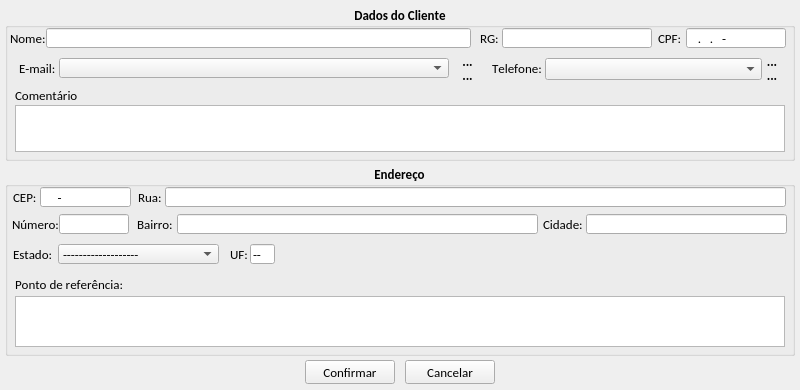
<?xml version="1.0" encoding="UTF-8"?>
<ui version="4.0">
 <class>tela_cadastro_cliente</class>
 <widget class="QMainWindow" name="tela_cadastro_cliente">
  <property name="windowModality">
   <enum>Qt::ApplicationModal</enum>
  </property>
  <property name="geometry">
   <rect>
    <x>0</x>
    <y>0</y>
    <width>800</width>
    <height>390</height>
   </rect>
  </property>
  <property name="minimumSize">
   <size>
    <width>800</width>
    <height>390</height>
   </size>
  </property>
  <property name="maximumSize">
   <size>
    <width>800</width>
    <height>390</height>
   </size>
  </property>
  <property name="windowTitle">
   <string>Cadastrar novo Cliente</string>
  </property>
  <property name="windowIcon">
   <iconset resource="imagens.qrc">
    <normaloff>:/img/img/logo_sex.png</normaloff>:/img/img/logo_sex.png</iconset>
  </property>
  <widget class="QWidget" name="centralwidget">
   <widget class="QGroupBox" name="gb_dados_cliente">
    <property name="geometry">
     <rect>
      <x>5</x>
      <y>5</y>
      <width>790</width>
      <height>156</height>
     </rect>
    </property>
    <property name="font">
     <font>
      <family>Calibri</family>
      <pointsize>10</pointsize>
      <weight>75</weight>
      <bold>true</bold>
      <kerning>false</kerning>
     </font>
    </property>
    <property name="title">
     <string>Dados do Cliente</string>
    </property>
    <property name="alignment">
     <set>Qt::AlignCenter</set>
    </property>
    <widget class="QLabel" name="lb_telefone">
     <property name="geometry">
      <rect>
       <x>487</x>
       <y>53</y>
       <width>50</width>
       <height>20</height>
      </rect>
     </property>
     <property name="font">
      <font>
       <family>Calibri</family>
       <pointsize>10</pointsize>
       <weight>50</weight>
       <bold>false</bold>
       <kerning>false</kerning>
      </font>
     </property>
     <property name="text">
      <string>Telefone:</string>
     </property>
    </widget>
    <widget class="QComboBox" name="cb_telefone">
     <property name="geometry">
      <rect>
       <x>540</x>
       <y>53</y>
       <width>217</width>
       <height>22</height>
      </rect>
     </property>
     <property name="maximumSize">
      <size>
       <width>16777215</width>
       <height>22</height>
      </size>
     </property>
     <property name="font">
      <font>
       <family>Calibri</family>
       <pointsize>10</pointsize>
       <weight>50</weight>
       <bold>false</bold>
       <kerning>false</kerning>
      </font>
     </property>
     <property name="editable">
      <bool>false</bool>
     </property>
     <property name="maxVisibleItems">
      <number>20</number>
     </property>
    </widget>
    <widget class="QLabel" name="lb_nome">
     <property name="geometry">
      <rect>
       <x>5</x>
       <y>23</y>
       <width>35</width>
       <height>20</height>
      </rect>
     </property>
     <property name="maximumSize">
      <size>
       <width>40</width>
       <height>20</height>
      </size>
     </property>
     <property name="font">
      <font>
       <family>Calibri</family>
       <pointsize>10</pointsize>
       <weight>50</weight>
       <bold>false</bold>
       <kerning>false</kerning>
      </font>
     </property>
     <property name="text">
      <string>Nome:</string>
     </property>
    </widget>
    <widget class="QLineEdit" name="le_nome">
     <property name="geometry">
      <rect>
       <x>41</x>
       <y>23</y>
       <width>425</width>
       <height>20</height>
      </rect>
     </property>
     <property name="sizePolicy">
      <sizepolicy hsizetype="Fixed" vsizetype="Fixed">
       <horstretch>0</horstretch>
       <verstretch>0</verstretch>
      </sizepolicy>
     </property>
     <property name="minimumSize">
      <size>
       <width>410</width>
       <height>20</height>
      </size>
     </property>
     <property name="maximumSize">
      <size>
       <width>500</width>
       <height>20</height>
      </size>
     </property>
     <property name="font">
      <font>
       <family>Calibri</family>
       <pointsize>10</pointsize>
       <weight>50</weight>
       <bold>false</bold>
       <kerning>false</kerning>
      </font>
     </property>
     <property name="text">
      <string/>
     </property>
     <property name="maxLength">
      <number>60</number>
     </property>
     <property name="readOnly">
      <bool>false</bool>
     </property>
    </widget>
    <widget class="QLabel" name="lb_cpf">
     <property name="geometry">
      <rect>
       <x>653</x>
       <y>23</y>
       <width>29</width>
       <height>20</height>
      </rect>
     </property>
     <property name="font">
      <font>
       <family>Calibri</family>
       <pointsize>10</pointsize>
       <weight>50</weight>
       <bold>false</bold>
       <kerning>false</kerning>
      </font>
     </property>
     <property name="text">
      <string>CPF:</string>
     </property>
    </widget>
    <widget class="QLineEdit" name="le_cpf">
     <property name="geometry">
      <rect>
       <x>681</x>
       <y>23</y>
       <width>100</width>
       <height>20</height>
      </rect>
     </property>
     <property name="sizePolicy">
      <sizepolicy hsizetype="Fixed" vsizetype="Fixed">
       <horstretch>0</horstretch>
       <verstretch>0</verstretch>
      </sizepolicy>
     </property>
     <property name="minimumSize">
      <size>
       <width>100</width>
       <height>20</height>
      </size>
     </property>
     <property name="maximumSize">
      <size>
       <width>100</width>
       <height>20</height>
      </size>
     </property>
     <property name="font">
      <font>
       <family>Calibri</family>
       <pointsize>10</pointsize>
       <weight>50</weight>
       <bold>false</bold>
       <kerning>false</kerning>
      </font>
     </property>
     <property name="inputMask">
      <string>000.000.000-00; </string>
     </property>
     <property name="text">
      <string>..-</string>
     </property>
     <property name="maxLength">
      <number>14</number>
     </property>
     <property name="readOnly">
      <bool>false</bool>
     </property>
    </widget>
    <widget class="QLabel" name="lb_rg">
     <property name="geometry">
      <rect>
       <x>475</x>
       <y>23</y>
       <width>22</width>
       <height>20</height>
      </rect>
     </property>
     <property name="font">
      <font>
       <family>Calibri</family>
       <pointsize>10</pointsize>
       <weight>50</weight>
       <bold>false</bold>
       <kerning>false</kerning>
      </font>
     </property>
     <property name="text">
      <string>RG:</string>
     </property>
    </widget>
    <widget class="QLineEdit" name="le_rg">
     <property name="geometry">
      <rect>
       <x>497</x>
       <y>23</y>
       <width>150</width>
       <height>20</height>
      </rect>
     </property>
     <property name="minimumSize">
      <size>
       <width>120</width>
       <height>20</height>
      </size>
     </property>
     <property name="maximumSize">
      <size>
       <width>200</width>
       <height>20</height>
      </size>
     </property>
     <property name="font">
      <font>
       <family>Calibri</family>
       <pointsize>10</pointsize>
       <weight>50</weight>
       <bold>false</bold>
       <kerning>false</kerning>
      </font>
     </property>
     <property name="inputMask">
      <string>00000000000000000000; </string>
     </property>
     <property name="text">
      <string/>
     </property>
     <property name="maxLength">
      <number>20</number>
     </property>
     <property name="cursorPosition">
      <number>20</number>
     </property>
     <property name="readOnly">
      <bool>false</bool>
     </property>
    </widget>
    <widget class="QLabel" name="lb_email">
     <property name="geometry">
      <rect>
       <x>14</x>
       <y>53</y>
       <width>40</width>
       <height>20</height>
      </rect>
     </property>
     <property name="font">
      <font>
       <family>Calibri</family>
       <pointsize>10</pointsize>
       <weight>50</weight>
       <bold>false</bold>
       <kerning>false</kerning>
      </font>
     </property>
     <property name="text">
      <string>E-mail:</string>
     </property>
    </widget>
    <widget class="QComboBox" name="cb_email">
     <property name="geometry">
      <rect>
       <x>54</x>
       <y>53</y>
       <width>390</width>
       <height>20</height>
      </rect>
     </property>
     <property name="maximumSize">
      <size>
       <width>450</width>
       <height>20</height>
      </size>
     </property>
     <property name="sizeIncrement">
      <size>
       <width>450</width>
       <height>20</height>
      </size>
     </property>
     <property name="font">
      <font>
       <family>Calibri</family>
       <pointsize>10</pointsize>
       <weight>50</weight>
       <bold>false</bold>
       <kerning>false</kerning>
      </font>
     </property>
     <property name="editable">
      <bool>false</bool>
     </property>
     <property name="maxCount">
      <number>60</number>
     </property>
    </widget>
    <widget class="QLabel" name="lb_comentario">
     <property name="geometry">
      <rect>
       <x>10</x>
       <y>80</y>
       <width>71</width>
       <height>20</height>
      </rect>
     </property>
     <property name="font">
      <font>
       <family>Calibri</family>
       <pointsize>10</pointsize>
       <weight>50</weight>
       <bold>false</bold>
       <kerning>false</kerning>
      </font>
     </property>
     <property name="text">
      <string>Comentário</string>
     </property>
    </widget>
    <widget class="QTextEdit" name="te_comentario">
     <property name="geometry">
      <rect>
       <x>10</x>
       <y>100</y>
       <width>770</width>
       <height>47</height>
      </rect>
     </property>
     <property name="font">
      <font>
       <weight>50</weight>
       <bold>false</bold>
      </font>
     </property>
     <property name="verticalScrollBarPolicy">
      <enum>Qt::ScrollBarAsNeeded</enum>
     </property>
     <property name="readOnly">
      <bool>false</bool>
     </property>
    </widget>
    <widget class="QToolButton" name="tb_mais_email">
     <property name="geometry">
      <rect>
       <x>450</x>
       <y>49</y>
       <width>25</width>
       <height>15</height>
      </rect>
     </property>
     <property name="text">
      <string>...</string>
     </property>
     <property name="icon">
      <iconset resource="imagens.qrc">
       <normaloff>:/img/img/mais.png</normaloff>:/img/img/mais.png</iconset>
     </property>
     <property name="iconSize">
      <size>
       <width>12</width>
       <height>12</height>
      </size>
     </property>
     <property name="autoRaise">
      <bool>true</bool>
     </property>
     <property name="arrowType">
      <enum>Qt::NoArrow</enum>
     </property>
    </widget>
    <widget class="QToolButton" name="tb_menos_email">
     <property name="geometry">
      <rect>
       <x>450</x>
       <y>63</y>
       <width>25</width>
       <height>15</height>
      </rect>
     </property>
     <property name="text">
      <string>...</string>
     </property>
     <property name="icon">
      <iconset resource="imagens.qrc">
       <normaloff>:/img/img/menos.png</normaloff>:/img/img/menos.png</iconset>
     </property>
     <property name="iconSize">
      <size>
       <width>12</width>
       <height>12</height>
      </size>
     </property>
     <property name="autoRaise">
      <bool>true</bool>
     </property>
    </widget>
    <widget class="QToolButton" name="tb_mais_telefone">
     <property name="geometry">
      <rect>
       <x>757</x>
       <y>49</y>
       <width>20</width>
       <height>15</height>
      </rect>
     </property>
     <property name="text">
      <string>...</string>
     </property>
     <property name="icon">
      <iconset resource="imagens.qrc">
       <normaloff>:/img/img/mais.png</normaloff>:/img/img/mais.png</iconset>
     </property>
     <property name="iconSize">
      <size>
       <width>12</width>
       <height>12</height>
      </size>
     </property>
     <property name="autoRaise">
      <bool>true</bool>
     </property>
     <property name="arrowType">
      <enum>Qt::NoArrow</enum>
     </property>
    </widget>
    <widget class="QToolButton" name="tb_menos_telefone">
     <property name="geometry">
      <rect>
       <x>757</x>
       <y>63</y>
       <width>20</width>
       <height>15</height>
      </rect>
     </property>
     <property name="text">
      <string>...</string>
     </property>
     <property name="icon">
      <iconset resource="imagens.qrc">
       <normaloff>:/img/img/menos.png</normaloff>:/img/img/menos.png</iconset>
     </property>
     <property name="iconSize">
      <size>
       <width>12</width>
       <height>12</height>
      </size>
     </property>
     <property name="autoRaise">
      <bool>true</bool>
     </property>
    </widget>
    <zorder>lb_cpf</zorder>
    <zorder>lb_telefone</zorder>
    <zorder>cb_telefone</zorder>
    <zorder>le_cpf</zorder>
    <zorder>lb_email</zorder>
    <zorder>cb_email</zorder>
    <zorder>lb_comentario</zorder>
    <zorder>te_comentario</zorder>
    <zorder>tb_mais_email</zorder>
    <zorder>tb_menos_email</zorder>
    <zorder>tb_mais_telefone</zorder>
    <zorder>tb_menos_telefone</zorder>
    <zorder>lb_nome</zorder>
    <zorder>le_nome</zorder>
    <zorder>lb_rg</zorder>
    <zorder>le_rg</zorder>
   </widget>
   <widget class="QGroupBox" name="gb_endereo">
    <property name="geometry">
     <rect>
      <x>5</x>
      <y>164</y>
      <width>790</width>
      <height>192</height>
     </rect>
    </property>
    <property name="font">
     <font>
      <family>Calibri</family>
      <pointsize>10</pointsize>
      <weight>75</weight>
      <bold>true</bold>
      <kerning>false</kerning>
     </font>
    </property>
    <property name="title">
     <string>Endereço</string>
    </property>
    <property name="alignment">
     <set>Qt::AlignCenter</set>
    </property>
    <widget class="QLineEdit" name="le_cep">
     <property name="geometry">
      <rect>
       <x>35</x>
       <y>23</y>
       <width>91</width>
       <height>20</height>
      </rect>
     </property>
     <property name="maximumSize">
      <size>
       <width>100</width>
       <height>20</height>
      </size>
     </property>
     <property name="font">
      <font>
       <family>Calibri</family>
       <pointsize>10</pointsize>
       <weight>50</weight>
       <bold>false</bold>
       <kerning>false</kerning>
      </font>
     </property>
     <property name="inputMask">
      <string>00000-000; </string>
     </property>
     <property name="text">
      <string>-</string>
     </property>
     <property name="frame">
      <bool>true</bool>
     </property>
     <property name="cursorPosition">
      <number>9</number>
     </property>
     <property name="readOnly">
      <bool>false</bool>
     </property>
    </widget>
    <widget class="QLabel" name="lb_cep">
     <property name="geometry">
      <rect>
       <x>8</x>
       <y>23</y>
       <width>27</width>
       <height>20</height>
      </rect>
     </property>
     <property name="font">
      <font>
       <family>Calibri</family>
       <pointsize>10</pointsize>
       <weight>50</weight>
       <bold>false</bold>
       <kerning>false</kerning>
      </font>
     </property>
     <property name="text">
      <string>CEP:</string>
     </property>
    </widget>
    <widget class="QLabel" name="lb_rua">
     <property name="geometry">
      <rect>
       <x>133</x>
       <y>23</y>
       <width>31</width>
       <height>20</height>
      </rect>
     </property>
     <property name="font">
      <font>
       <family>Calibri</family>
       <pointsize>10</pointsize>
       <weight>50</weight>
       <bold>false</bold>
       <kerning>false</kerning>
      </font>
     </property>
     <property name="text">
      <string>Rua:</string>
     </property>
    </widget>
    <widget class="QLineEdit" name="le_rua">
     <property name="geometry">
      <rect>
       <x>160</x>
       <y>23</y>
       <width>621</width>
       <height>20</height>
      </rect>
     </property>
     <property name="font">
      <font>
       <pointsize>10</pointsize>
       <weight>50</weight>
       <bold>false</bold>
       <kerning>false</kerning>
      </font>
     </property>
     <property name="text">
      <string/>
     </property>
     <property name="maxLength">
      <number>100</number>
     </property>
     <property name="cursorPosition">
      <number>0</number>
     </property>
     <property name="readOnly">
      <bool>false</bool>
     </property>
    </widget>
    <widget class="QLabel" name="lb_numero">
     <property name="geometry">
      <rect>
       <x>7</x>
       <y>50</y>
       <width>51</width>
       <height>20</height>
      </rect>
     </property>
     <property name="font">
      <font>
       <family>Calibri</family>
       <pointsize>10</pointsize>
       <weight>50</weight>
       <bold>false</bold>
       <kerning>false</kerning>
      </font>
     </property>
     <property name="text">
      <string>Número:</string>
     </property>
    </widget>
    <widget class="QLineEdit" name="le_numero">
     <property name="geometry">
      <rect>
       <x>54</x>
       <y>50</y>
       <width>70</width>
       <height>20</height>
      </rect>
     </property>
     <property name="font">
      <font>
       <pointsize>10</pointsize>
       <weight>50</weight>
       <bold>false</bold>
       <kerning>false</kerning>
      </font>
     </property>
     <property name="inputMask">
      <string>000000000; </string>
     </property>
     <property name="text">
      <string/>
     </property>
     <property name="maxLength">
      <number>9</number>
     </property>
     <property name="readOnly">
      <bool>false</bool>
     </property>
    </widget>
    <widget class="QLabel" name="lb_bairro">
     <property name="geometry">
      <rect>
       <x>132</x>
       <y>50</y>
       <width>46</width>
       <height>20</height>
      </rect>
     </property>
     <property name="font">
      <font>
       <weight>50</weight>
       <bold>false</bold>
       <kerning>false</kerning>
      </font>
     </property>
     <property name="text">
      <string>Bairro:</string>
     </property>
    </widget>
    <widget class="QLineEdit" name="le_bairro">
     <property name="geometry">
      <rect>
       <x>172</x>
       <y>50</y>
       <width>361</width>
       <height>20</height>
      </rect>
     </property>
     <property name="font">
      <font>
       <pointsize>10</pointsize>
       <weight>50</weight>
       <bold>false</bold>
       <kerning>false</kerning>
      </font>
     </property>
     <property name="text">
      <string/>
     </property>
     <property name="maxLength">
      <number>70</number>
     </property>
     <property name="readOnly">
      <bool>false</bool>
     </property>
    </widget>
    <widget class="QLabel" name="lb_cidade">
     <property name="geometry">
      <rect>
       <x>538</x>
       <y>50</y>
       <width>46</width>
       <height>20</height>
      </rect>
     </property>
     <property name="font">
      <font>
       <family>Calibri</family>
       <pointsize>10</pointsize>
       <weight>50</weight>
       <bold>false</bold>
       <kerning>false</kerning>
      </font>
     </property>
     <property name="text">
      <string>Cidade:</string>
     </property>
    </widget>
    <widget class="QLineEdit" name="le_cidade">
     <property name="geometry">
      <rect>
       <x>581</x>
       <y>50</y>
       <width>201</width>
       <height>20</height>
      </rect>
     </property>
     <property name="font">
      <font>
       <pointsize>10</pointsize>
       <weight>50</weight>
       <bold>false</bold>
       <kerning>false</kerning>
      </font>
     </property>
     <property name="text">
      <string/>
     </property>
     <property name="maxLength">
      <number>50</number>
     </property>
     <property name="cursorPosition">
      <number>0</number>
     </property>
     <property name="readOnly">
      <bool>false</bool>
     </property>
    </widget>
    <widget class="QLabel" name="lb_estado">
     <property name="geometry">
      <rect>
       <x>8</x>
       <y>80</y>
       <width>45</width>
       <height>20</height>
      </rect>
     </property>
     <property name="font">
      <font>
       <family>Calibri</family>
       <pointsize>10</pointsize>
       <weight>50</weight>
       <bold>false</bold>
       <kerning>false</kerning>
      </font>
     </property>
     <property name="text">
      <string>Estado:</string>
     </property>
    </widget>
    <widget class="QLabel" name="lb_ponto_refe">
     <property name="geometry">
      <rect>
       <x>10</x>
       <y>110</y>
       <width>131</width>
       <height>20</height>
      </rect>
     </property>
     <property name="font">
      <font>
       <family>Calibri</family>
       <pointsize>10</pointsize>
       <weight>50</weight>
       <bold>false</bold>
       <kerning>false</kerning>
      </font>
     </property>
     <property name="text">
      <string>Ponto de referência:</string>
     </property>
    </widget>
    <widget class="QTextEdit" name="te_ponto_referencia">
     <property name="geometry">
      <rect>
       <x>10</x>
       <y>132</y>
       <width>770</width>
       <height>51</height>
      </rect>
     </property>
     <property name="font">
      <font>
       <weight>50</weight>
       <bold>false</bold>
      </font>
     </property>
     <property name="verticalScrollBarPolicy">
      <enum>Qt::ScrollBarAsNeeded</enum>
     </property>
     <property name="readOnly">
      <bool>false</bool>
     </property>
     <property name="html">
      <string>&lt;!DOCTYPE HTML PUBLIC &quot;-//W3C//DTD HTML 4.0//EN&quot; &quot;http://www.w3.org/TR/REC-html40/strict.dtd&quot;&gt;
&lt;html&gt;&lt;head&gt;&lt;meta name=&quot;qrichtext&quot; content=&quot;1&quot; /&gt;&lt;style type=&quot;text/css&quot;&gt;
p, li { white-space: pre-wrap; }
&lt;/style&gt;&lt;/head&gt;&lt;body style=&quot; font-family:'Calibri'; font-size:10pt; font-weight:400; font-style:normal;&quot;&gt;
&lt;p style=&quot;-qt-paragraph-type:empty; margin-top:0px; margin-bottom:0px; margin-left:0px; margin-right:0px; -qt-block-indent:0; text-indent:0px;&quot;&gt;&lt;/p&gt;&lt;/body&gt;&lt;/html&gt;</string>
     </property>
    </widget>
    <widget class="QLabel" name="lb_uf">
     <property name="geometry">
      <rect>
       <x>225</x>
       <y>80</y>
       <width>20</width>
       <height>20</height>
      </rect>
     </property>
     <property name="font">
      <font>
       <weight>50</weight>
       <bold>false</bold>
      </font>
     </property>
     <property name="text">
      <string>UF:</string>
     </property>
    </widget>
    <widget class="QLineEdit" name="le_uf">
     <property name="geometry">
      <rect>
       <x>245</x>
       <y>80</y>
       <width>25</width>
       <height>20</height>
      </rect>
     </property>
     <property name="font">
      <font>
       <weight>50</weight>
       <bold>false</bold>
      </font>
     </property>
     <property name="text">
      <string>--</string>
     </property>
     <property name="readOnly">
      <bool>true</bool>
     </property>
    </widget>
    <widget class="QComboBox" name="cb_estado">
     <property name="geometry">
      <rect>
       <x>53</x>
       <y>80</y>
       <width>161</width>
       <height>20</height>
      </rect>
     </property>
     <property name="font">
      <font>
       <weight>50</weight>
       <bold>false</bold>
      </font>
     </property>
     <item>
      <property name="text">
       <string>-------------------</string>
      </property>
      <property name="icon">
       <iconset resource="imagens.qrc">
        <normaloff>:/bandeiras/badeiras_estados/bandeira_do_brasil.png</normaloff>:/bandeiras/badeiras_estados/bandeira_do_brasil.png</iconset>
      </property>
     </item>
     <item>
      <property name="text">
       <string>Acre</string>
      </property>
      <property name="icon">
       <iconset resource="imagens.qrc">
        <normaloff>:/bandeiras/badeiras_estados/acre.png</normaloff>:/bandeiras/badeiras_estados/acre.png</iconset>
      </property>
     </item>
     <item>
      <property name="text">
       <string>Alagoas</string>
      </property>
      <property name="icon">
       <iconset resource="imagens.qrc">
        <normaloff>:/bandeiras/badeiras_estados/Alagoas.png</normaloff>:/bandeiras/badeiras_estados/Alagoas.png</iconset>
      </property>
     </item>
     <item>
      <property name="text">
       <string>Amazonas</string>
      </property>
      <property name="icon">
       <iconset resource="imagens.qrc">
        <normaloff>:/bandeiras/badeiras_estados/Amazonas.png</normaloff>:/bandeiras/badeiras_estados/Amazonas.png</iconset>
      </property>
     </item>
     <item>
      <property name="text">
       <string>Amapá</string>
      </property>
      <property name="icon">
       <iconset resource="imagens.qrc">
        <normaloff>:/bandeiras/badeiras_estados/Bandeira_do_Amapa.png</normaloff>:/bandeiras/badeiras_estados/Bandeira_do_Amapa.png</iconset>
      </property>
     </item>
     <item>
      <property name="text">
       <string>Bahia</string>
      </property>
      <property name="icon">
       <iconset resource="imagens.qrc">
        <normaloff>:/bandeiras/badeiras_estados/Bahia.png</normaloff>:/bandeiras/badeiras_estados/Bahia.png</iconset>
      </property>
     </item>
     <item>
      <property name="text">
       <string>Ceará</string>
      </property>
      <property name="icon">
       <iconset resource="imagens.qrc">
        <normaloff>:/bandeiras/badeiras_estados/Bandeira_do_Ceara.png</normaloff>:/bandeiras/badeiras_estados/Bandeira_do_Ceara.png</iconset>
      </property>
     </item>
     <item>
      <property name="text">
       <string>Distrito Federal</string>
      </property>
      <property name="icon">
       <iconset resource="imagens.qrc">
        <normaloff>:/bandeiras/badeiras_estados/Distrito_Federal.png</normaloff>:/bandeiras/badeiras_estados/Distrito_Federal.png</iconset>
      </property>
     </item>
     <item>
      <property name="text">
       <string>Espírito Santo</string>
      </property>
      <property name="icon">
       <iconset resource="imagens.qrc">
        <normaloff>:/bandeiras/badeiras_estados/Espirito_Santo.png</normaloff>:/bandeiras/badeiras_estados/Espirito_Santo.png</iconset>
      </property>
     </item>
     <item>
      <property name="text">
       <string>Goiás</string>
      </property>
      <property name="icon">
       <iconset resource="imagens.qrc">
        <normaloff>:/bandeiras/badeiras_estados/Goias.png</normaloff>:/bandeiras/badeiras_estados/Goias.png</iconset>
      </property>
     </item>
     <item>
      <property name="text">
       <string>Maranhão</string>
      </property>
      <property name="icon">
       <iconset resource="imagens.qrc">
        <normaloff>:/bandeiras/badeiras_estados/Maranhao.png</normaloff>:/bandeiras/badeiras_estados/Maranhao.png</iconset>
      </property>
     </item>
     <item>
      <property name="text">
       <string>Minas Gerais</string>
      </property>
      <property name="icon">
       <iconset resource="imagens.qrc">
        <normaloff>:/bandeiras/badeiras_estados/Minas_Gerais.png</normaloff>:/bandeiras/badeiras_estados/Minas_Gerais.png</iconset>
      </property>
     </item>
     <item>
      <property name="text">
       <string>Mato Grosso do Sul</string>
      </property>
      <property name="icon">
       <iconset resource="imagens.qrc">
        <normaloff>:/bandeiras/badeiras_estados/Mato_Grosso_do_Sul.png</normaloff>:/bandeiras/badeiras_estados/Mato_Grosso_do_Sul.png</iconset>
      </property>
     </item>
     <item>
      <property name="text">
       <string>Mato Grosso</string>
      </property>
      <property name="icon">
       <iconset resource="imagens.qrc">
        <normaloff>:/bandeiras/badeiras_estados/Mato_Grosso.png</normaloff>:/bandeiras/badeiras_estados/Mato_Grosso.png</iconset>
      </property>
     </item>
     <item>
      <property name="text">
       <string>Pará</string>
      </property>
      <property name="icon">
       <iconset resource="imagens.qrc">
        <normaloff>:/bandeiras/badeiras_estados/Para.png</normaloff>:/bandeiras/badeiras_estados/Para.png</iconset>
      </property>
     </item>
     <item>
      <property name="text">
       <string>Paraíba</string>
      </property>
      <property name="icon">
       <iconset resource="imagens.qrc">
        <normaloff>:/bandeiras/badeiras_estados/Paraiba.png</normaloff>:/bandeiras/badeiras_estados/Paraiba.png</iconset>
      </property>
     </item>
     <item>
      <property name="text">
       <string>Pernambuco</string>
      </property>
      <property name="icon">
       <iconset resource="imagens.qrc">
        <normaloff>:/bandeiras/badeiras_estados/Pernambuco.png</normaloff>:/bandeiras/badeiras_estados/Pernambuco.png</iconset>
      </property>
     </item>
     <item>
      <property name="text">
       <string>Piauí</string>
      </property>
      <property name="icon">
       <iconset resource="imagens.qrc">
        <normaloff>:/bandeiras/badeiras_estados/Piaui.png</normaloff>:/bandeiras/badeiras_estados/Piaui.png</iconset>
      </property>
     </item>
     <item>
      <property name="text">
       <string>Paraná</string>
      </property>
      <property name="icon">
       <iconset resource="imagens.qrc">
        <normaloff>:/bandeiras/badeiras_estados/Bandeira_do_Parana.png</normaloff>:/bandeiras/badeiras_estados/Bandeira_do_Parana.png</iconset>
      </property>
     </item>
     <item>
      <property name="text">
       <string>Rio de Janeiro</string>
      </property>
      <property name="icon">
       <iconset resource="imagens.qrc">
        <normaloff>:/bandeiras/badeiras_estados/Rio_de_Janeiro.png</normaloff>:/bandeiras/badeiras_estados/Rio_de_Janeiro.png</iconset>
      </property>
     </item>
     <item>
      <property name="text">
       <string>Rio Grande do Norte</string>
      </property>
      <property name="icon">
       <iconset resource="imagens.qrc">
        <normaloff>:/bandeiras/badeiras_estados/Rio_Grande_do_Norte.png</normaloff>:/bandeiras/badeiras_estados/Rio_Grande_do_Norte.png</iconset>
      </property>
     </item>
     <item>
      <property name="text">
       <string>Rondônia</string>
      </property>
      <property name="icon">
       <iconset resource="imagens.qrc">
        <normaloff>:/bandeiras/badeiras_estados/Rondonia.png</normaloff>:/bandeiras/badeiras_estados/Rondonia.png</iconset>
      </property>
     </item>
     <item>
      <property name="text">
       <string>Roraima</string>
      </property>
      <property name="icon">
       <iconset resource="imagens.qrc">
        <normaloff>:/bandeiras/badeiras_estados/Roraima.png</normaloff>:/bandeiras/badeiras_estados/Roraima.png</iconset>
      </property>
     </item>
     <item>
      <property name="text">
       <string>Rio Grande do Sul</string>
      </property>
      <property name="icon">
       <iconset resource="imagens.qrc">
        <normaloff>:/bandeiras/badeiras_estados/Rio_Grande_do_Sul.png</normaloff>:/bandeiras/badeiras_estados/Rio_Grande_do_Sul.png</iconset>
      </property>
     </item>
     <item>
      <property name="text">
       <string>Santa Catarina</string>
      </property>
      <property name="icon">
       <iconset resource="imagens.qrc">
        <normaloff>:/bandeiras/badeiras_estados/Santa_Catarina.png</normaloff>:/bandeiras/badeiras_estados/Santa_Catarina.png</iconset>
      </property>
     </item>
     <item>
      <property name="text">
       <string>Sergipe</string>
      </property>
      <property name="icon">
       <iconset resource="imagens.qrc">
        <normaloff>:/bandeiras/badeiras_estados/Sergipe.png</normaloff>:/bandeiras/badeiras_estados/Sergipe.png</iconset>
      </property>
     </item>
     <item>
      <property name="text">
       <string>São Paulo</string>
      </property>
      <property name="icon">
       <iconset resource="imagens.qrc">
        <normaloff>:/bandeiras/badeiras_estados/Sao_Paulo.png</normaloff>:/bandeiras/badeiras_estados/Sao_Paulo.png</iconset>
      </property>
     </item>
     <item>
      <property name="text">
       <string>Tocantins</string>
      </property>
      <property name="icon">
       <iconset resource="imagens.qrc">
        <normaloff>:/bandeiras/badeiras_estados/Tocantins.png</normaloff>:/bandeiras/badeiras_estados/Tocantins.png</iconset>
      </property>
     </item>
    </widget>
    <zorder>lb_rua</zorder>
    <zorder>le_rua</zorder>
    <zorder>lb_numero</zorder>
    <zorder>le_numero</zorder>
    <zorder>lb_bairro</zorder>
    <zorder>le_bairro</zorder>
    <zorder>lb_cidade</zorder>
    <zorder>le_cidade</zorder>
    <zorder>lb_estado</zorder>
    <zorder>lb_ponto_refe</zorder>
    <zorder>te_ponto_referencia</zorder>
    <zorder>le_cep</zorder>
    <zorder>lb_cep</zorder>
    <zorder>lb_uf</zorder>
    <zorder>le_uf</zorder>
    <zorder>cb_estado</zorder>
   </widget>
   <widget class="QPushButton" name="btn_confirmar">
    <property name="geometry">
     <rect>
      <x>305</x>
      <y>360</y>
      <width>90</width>
      <height>24</height>
     </rect>
    </property>
    <property name="minimumSize">
     <size>
      <width>0</width>
      <height>24</height>
     </size>
    </property>
    <property name="maximumSize">
     <size>
      <width>90</width>
      <height>24</height>
     </size>
    </property>
    <property name="font">
     <font>
      <family>Calibri</family>
      <pointsize>10</pointsize>
     </font>
    </property>
    <property name="text">
     <string>Confirmar</string>
    </property>
    <property name="icon">
     <iconset resource="imagens.qrc">
      <normaloff>:/img/img/1345902916_camera_test.png</normaloff>:/img/img/1345902916_camera_test.png</iconset>
    </property>
    <property name="iconSize">
     <size>
      <width>20</width>
      <height>20</height>
     </size>
    </property>
   </widget>
   <widget class="QPushButton" name="btn_cancelar">
    <property name="geometry">
     <rect>
      <x>405</x>
      <y>360</y>
      <width>90</width>
      <height>24</height>
     </rect>
    </property>
    <property name="minimumSize">
     <size>
      <width>0</width>
      <height>24</height>
     </size>
    </property>
    <property name="maximumSize">
     <size>
      <width>90</width>
      <height>24</height>
     </size>
    </property>
    <property name="font">
     <font>
      <family>Calibri</family>
      <pointsize>10</pointsize>
     </font>
    </property>
    <property name="text">
     <string>Cancelar</string>
    </property>
    <property name="icon">
     <iconset resource="imagens.qrc">
      <normaloff>:/img/img/1345902747_button_cancel.png</normaloff>:/img/img/1345902747_button_cancel.png</iconset>
    </property>
    <property name="iconSize">
     <size>
      <width>18</width>
      <height>18</height>
     </size>
    </property>
   </widget>
  </widget>
 </widget>
 <tabstops>
  <tabstop>le_nome</tabstop>
  <tabstop>le_rg</tabstop>
  <tabstop>le_cpf</tabstop>
  <tabstop>cb_email</tabstop>
  <tabstop>tb_mais_email</tabstop>
  <tabstop>tb_menos_email</tabstop>
  <tabstop>cb_telefone</tabstop>
  <tabstop>tb_mais_telefone</tabstop>
  <tabstop>tb_menos_telefone</tabstop>
  <tabstop>te_comentario</tabstop>
  <tabstop>le_cep</tabstop>
  <tabstop>le_rua</tabstop>
  <tabstop>le_numero</tabstop>
  <tabstop>le_bairro</tabstop>
  <tabstop>le_cidade</tabstop>
  <tabstop>cb_estado</tabstop>
  <tabstop>le_uf</tabstop>
  <tabstop>te_ponto_referencia</tabstop>
  <tabstop>btn_confirmar</tabstop>
  <tabstop>btn_cancelar</tabstop>
 </tabstops>
 <resources>
  <include location="imagens.qrc"/>
 </resources>
 <connections/>
</ui>
